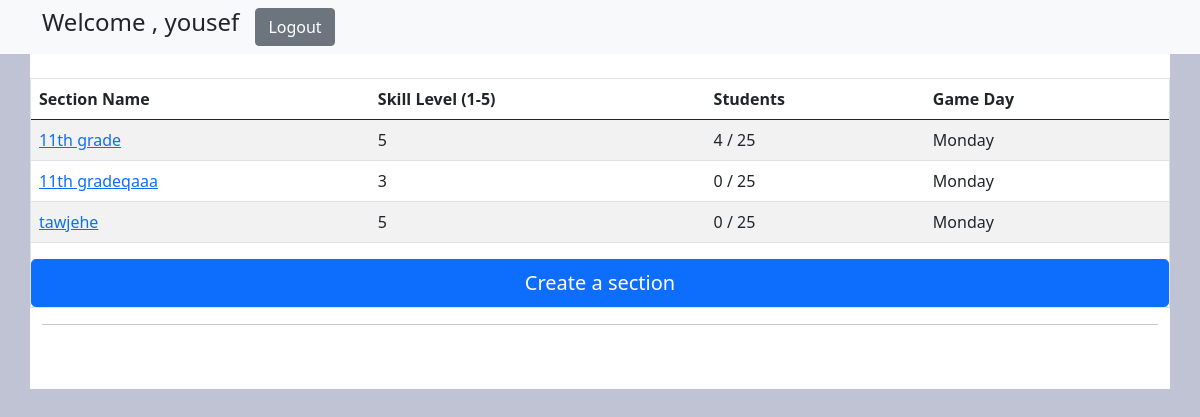
The page /home (signed in) on the database its author committed.
### app/models.py (models this page shows)
class Teacher(models.Model):
    teacher_name = models.CharField(max_length=255)
    email = models.CharField(max_length=255)
    password = models.CharField(max_length=255)
    created_at = models.DateTimeField(auto_now_add=True)
    updated_at = models.DateTimeField(auto_now=True)
    objects = TeacherManager()

class Section(models.Model):
    section_name = models.CharField(max_length=255)
    skill_level = models.SmallIntegerField()
    game_day = models.CharField(max_length=255)
    teacher = models.ForeignKey(Teacher, related_name='sections',
                                on_delete=models.CASCADE)
    objects = TeacherManager()

### app/views.py (the view)
# urls.py: path('home', views.success, name='home'),
def success(request):
    teacher = Teacher.objects.get(id=request.session['teacher_id'])
    section = Section.objects.all()
    context = {
        'teacher_object': teacher,
        'section_object': section,
        'teacher_session': request.session['teacher_id'],
    }
    return render(request, 'home.html', context)

### app/templates/home.html (shortened to what this page needs)
<!DOCTYPE html>
<html lang="en">
<head>
    {% load static %}
    <link href="https://cdn.jsdelivr.net/npm/bootstrap@5.0.2/dist/css/bootstrap.min.css" rel="stylesheet"
>
</head>
<body style="background-color: rgba(167, 170, 193, 0.707);">
    {% if teacher_session %}
    <nav class="navbar navbar-expand-lg navbar-light bg-light">
        <div class="container">
            <div class="collapse navbar-collapse" id="navbarSupportedContent">
                <ul class="navbar-nav me-auto mb-2 mb-lg-0">
                    <li class="nav-item">
                        <h4> Welcome , {{teacher_object.teacher_name}}</h4>
                    </li>
                    <li class="nav-item">
                        <form class="d-flex align-items-center">
                            <a href="{% url 'app:logout' %}" class="ms-3 btn btn-secondary">Logout</a>
                        </form>
                    </li>
                </ul>
            </div>
        </div>
    </nav>
    <div class="container mt-6 pt-4" style="background-color: white;">
        <main class="pb-5">
            <div class="row justify-content-center border">
                <table class="table table-striped">
                    <thead>
                        <tr>
                            <th scope="col">Section Name</th>
                            <th scope="col">Skill Level (1-5) </th>
                            <th scope="col">Students</th>
                            <th scope="col">Game Day</th>
                        </tr>
                    </thead>
                    <tbody>
                        {% for section in section_object%}
                        <tr>
                            <td><a href="{% url 'app:sectionDetails' id=section.id %}">{{section.section_name}}</a> </td>
                            <td>{{section.skill_level}}</td>
                            <td>{{section.students.all.count}} / 25</td>
                            <td>{{section.game_day}}</td>
                        </tr>
                        {% endfor %}
                    </tbody>
                </table>
                <a href="{% url 'app:newSectionRedirect' %}" class="btn btn-primary btn-lg">Create a section</a>
            </div>
            <hr>
        </main>
    </div>
    {% endif %}
</html>

### rows shown on the page
Teacher: teacher_name "yousef"
Section: section_name "11th grade", skill_level "5", students.all.count "4", game_day "Monday"
Section: section_name "11th gradeqaaa", skill_level "3", students.all.count "0", game_day "Monday"
Section: section_name "tawjehe", skill_level "5", students.all.count "0", game_day "Monday"
